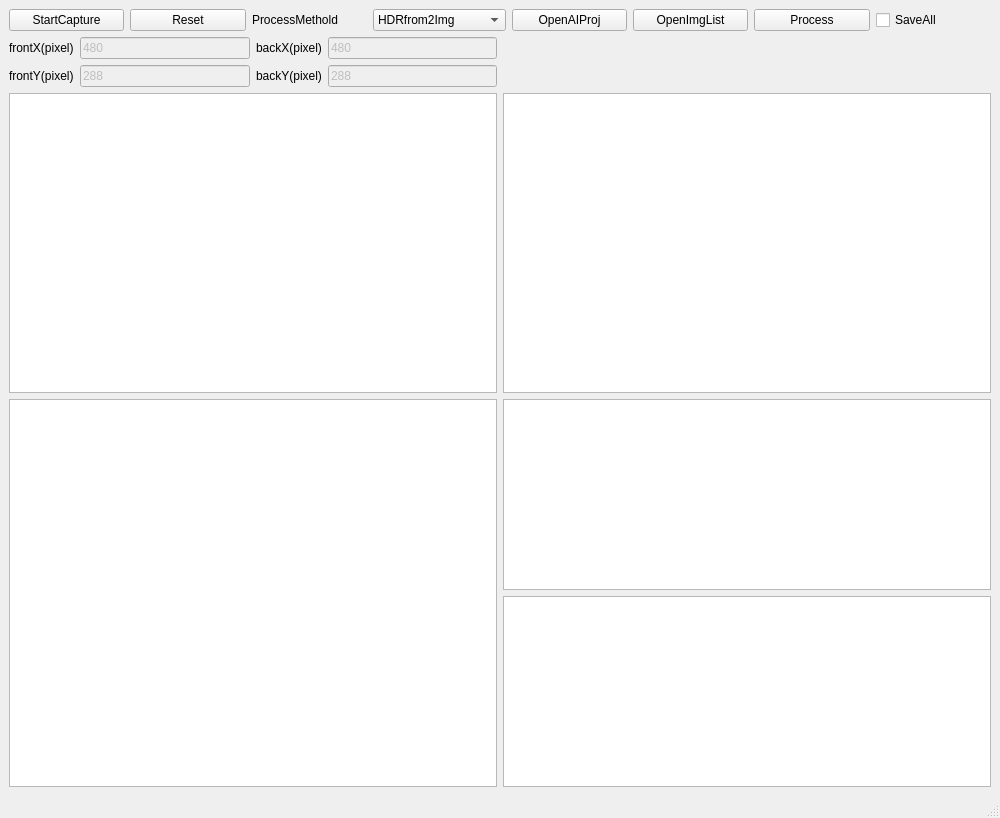
<?xml version="1.0" encoding="UTF-8"?>
<ui version="4.0">
 <class>MainWindow</class>
 <widget class="QMainWindow" name="MainWindow">
  <property name="geometry">
   <rect>
    <x>0</x>
    <y>0</y>
    <width>1000</width>
    <height>818</height>
   </rect>
  </property>
  <property name="font">
   <font>
    <family>Arial</family>
   </font>
  </property>
  <property name="windowTitle">
   <string>CV_Test</string>
  </property>
  <widget class="QWidget" name="centralwidget">
   <layout class="QGridLayout" name="gridLayout_3">
    <item row="0" column="0" colspan="2">
     <layout class="QHBoxLayout" name="horizontalLayout">
      <item>
       <widget class="QPushButton" name="buttonStartCapture">
        <property name="text">
         <string>StartCapture</string>
        </property>
        <property name="default">
         <bool>false</bool>
        </property>
       </widget>
      </item>
      <item>
       <widget class="QPushButton" name="buttonReset">
        <property name="text">
         <string>Reset</string>
        </property>
        <property name="default">
         <bool>false</bool>
        </property>
       </widget>
      </item>
      <item>
       <widget class="QLabel" name="label_5">
        <property name="sizePolicy">
         <sizepolicy hsizetype="Preferred" vsizetype="Fixed">
          <horstretch>0</horstretch>
          <verstretch>0</verstretch>
         </sizepolicy>
        </property>
        <property name="text">
         <string>ProcessMethold</string>
        </property>
       </widget>
      </item>
      <item>
       <widget class="QComboBox" name="condComboBox">
        <property name="minimumSize">
         <size>
          <width>125</width>
          <height>0</height>
         </size>
        </property>
        <item>
         <property name="text">
          <string>HDRfrom2Img</string>
         </property>
        </item>
        <item>
         <property name="text">
          <string>HDRfrom2ImgGPU</string>
         </property>
        </item>
        <item>
         <property name="text">
          <string>HDRfrom1img</string>
         </property>
        </item>
        <item>
         <property name="text">
          <string>HDRfrom1imgGPU</string>
         </property>
        </item>
        <item>
         <property name="text">
          <string>GeneralProcess</string>
         </property>
        </item>
        <item>
         <property name="text">
          <string>InferenceRKNN</string>
         </property>
        </item>
       </widget>
      </item>
      <item>
       <widget class="QPushButton" name="buttonOpenAIProject">
        <property name="text">
         <string>OpenAIProj</string>
        </property>
        <property name="default">
         <bool>false</bool>
        </property>
       </widget>
      </item>
      <item>
       <widget class="QPushButton" name="buttonOpenImgList">
        <property name="text">
         <string>OpenImgList</string>
        </property>
        <property name="default">
         <bool>false</bool>
        </property>
       </widget>
      </item>
      <item>
       <widget class="QPushButton" name="buttonProcess">
        <property name="enabled">
         <bool>true</bool>
        </property>
        <property name="text">
         <string>Process</string>
        </property>
       </widget>
      </item>
      <item>
       <widget class="QCheckBox" name="checkBoxSaving">
        <property name="text">
         <string>SaveAll</string>
        </property>
       </widget>
      </item>
     </layout>
    </item>
    <item row="1" column="0">
     <layout class="QGridLayout" name="gridLayout">
      <item row="0" column="3">
       <widget class="QLineEdit" name="lineEditX2">
        <property name="enabled">
         <bool>false</bool>
        </property>
        <property name="text">
         <string>480</string>
        </property>
       </widget>
      </item>
      <item row="1" column="0">
       <widget class="QLabel" name="label_2">
        <property name="text">
         <string>frontY(pixel)</string>
        </property>
       </widget>
      </item>
      <item row="0" column="0">
       <widget class="QLabel" name="label">
        <property name="text">
         <string>frontX(pixel)</string>
        </property>
       </widget>
      </item>
      <item row="1" column="1">
       <widget class="QLineEdit" name="lineEditY1">
        <property name="enabled">
         <bool>false</bool>
        </property>
        <property name="text">
         <string>288</string>
        </property>
       </widget>
      </item>
      <item row="0" column="2">
       <widget class="QLabel" name="label_3">
        <property name="text">
         <string>backX(pixel)</string>
        </property>
       </widget>
      </item>
      <item row="0" column="1">
       <widget class="QLineEdit" name="lineEditX1">
        <property name="enabled">
         <bool>false</bool>
        </property>
        <property name="text">
         <string>480</string>
        </property>
       </widget>
      </item>
      <item row="1" column="2">
       <widget class="QLabel" name="label_4">
        <property name="text">
         <string>backY(pixel)</string>
        </property>
       </widget>
      </item>
      <item row="1" column="3">
       <widget class="QLineEdit" name="lineEditY2">
        <property name="enabled">
         <bool>false</bool>
        </property>
        <property name="text">
         <string>288</string>
        </property>
       </widget>
      </item>
     </layout>
    </item>
    <item row="1" column="1">
     <spacer name="horizontalSpacer">
      <property name="orientation">
       <enum>Qt::Horizontal</enum>
      </property>
      <property name="sizeHint" stdset="0">
       <size>
        <width>403</width>
        <height>20</height>
       </size>
      </property>
     </spacer>
    </item>
    <item row="2" column="0" colspan="2">
     <layout class="QGridLayout" name="gridLayout_2">
      <item row="0" column="0">
       <widget class="PictureView" name="imagebox1">
        <property name="sizePolicy">
         <sizepolicy hsizetype="Expanding" vsizetype="Expanding">
          <horstretch>0</horstretch>
          <verstretch>0</verstretch>
         </sizepolicy>
        </property>
        <property name="minimumSize">
         <size>
          <width>400</width>
          <height>300</height>
         </size>
        </property>
        <property name="contextMenuPolicy">
         <enum>Qt::DefaultContextMenu</enum>
        </property>
        <property name="sizeAdjustPolicy">
         <enum>QAbstractScrollArea::AdjustToContents</enum>
        </property>
        <property name="dragMode">
         <enum>QGraphicsView::ScrollHandDrag</enum>
        </property>
        <property name="transformationAnchor">
         <enum>QGraphicsView::AnchorUnderMouse</enum>
        </property>
        <property name="resizeAnchor">
         <enum>QGraphicsView::AnchorUnderMouse</enum>
        </property>
        <property name="viewportUpdateMode">
         <enum>QGraphicsView::BoundingRectViewportUpdate</enum>
        </property>
        <property name="rubberBandSelectionMode">
         <enum>Qt::ContainsItemBoundingRect</enum>
        </property>
       </widget>
      </item>
      <item row="0" column="1">
       <widget class="PictureView" name="imagebox2">
        <property name="sizePolicy">
         <sizepolicy hsizetype="Expanding" vsizetype="Expanding">
          <horstretch>0</horstretch>
          <verstretch>0</verstretch>
         </sizepolicy>
        </property>
        <property name="minimumSize">
         <size>
          <width>400</width>
          <height>300</height>
         </size>
        </property>
        <property name="contextMenuPolicy">
         <enum>Qt::DefaultContextMenu</enum>
        </property>
        <property name="sizeAdjustPolicy">
         <enum>QAbstractScrollArea::AdjustToContents</enum>
        </property>
        <property name="dragMode">
         <enum>QGraphicsView::ScrollHandDrag</enum>
        </property>
        <property name="transformationAnchor">
         <enum>QGraphicsView::AnchorUnderMouse</enum>
        </property>
        <property name="resizeAnchor">
         <enum>QGraphicsView::AnchorUnderMouse</enum>
        </property>
        <property name="viewportUpdateMode">
         <enum>QGraphicsView::BoundingRectViewportUpdate</enum>
        </property>
        <property name="rubberBandSelectionMode">
         <enum>Qt::ContainsItemBoundingRect</enum>
        </property>
       </widget>
      </item>
      <item row="1" column="0">
       <widget class="PictureView" name="imagebox3">
        <property name="sizePolicy">
         <sizepolicy hsizetype="Expanding" vsizetype="Expanding">
          <horstretch>0</horstretch>
          <verstretch>0</verstretch>
         </sizepolicy>
        </property>
        <property name="minimumSize">
         <size>
          <width>400</width>
          <height>300</height>
         </size>
        </property>
        <property name="contextMenuPolicy">
         <enum>Qt::DefaultContextMenu</enum>
        </property>
        <property name="sizeAdjustPolicy">
         <enum>QAbstractScrollArea::AdjustToContents</enum>
        </property>
        <property name="dragMode">
         <enum>QGraphicsView::ScrollHandDrag</enum>
        </property>
        <property name="transformationAnchor">
         <enum>QGraphicsView::AnchorUnderMouse</enum>
        </property>
        <property name="resizeAnchor">
         <enum>QGraphicsView::AnchorUnderMouse</enum>
        </property>
        <property name="viewportUpdateMode">
         <enum>QGraphicsView::BoundingRectViewportUpdate</enum>
        </property>
        <property name="rubberBandSelectionMode">
         <enum>Qt::ContainsItemBoundingRect</enum>
        </property>
       </widget>
      </item>
      <item row="1" column="1">
       <layout class="QVBoxLayout" name="verticalLayout">
        <item>
         <widget class="QTextBrowser" name="textBrowser1">
          <property name="sizePolicy">
           <sizepolicy hsizetype="Expanding" vsizetype="Expanding">
            <horstretch>0</horstretch>
            <verstretch>0</verstretch>
           </sizepolicy>
          </property>
          <property name="minimumSize">
           <size>
            <width>400</width>
            <height>150</height>
           </size>
          </property>
         </widget>
        </item>
        <item>
         <widget class="QTextBrowser" name="textBrowser2">
          <property name="sizePolicy">
           <sizepolicy hsizetype="Expanding" vsizetype="Expanding">
            <horstretch>0</horstretch>
            <verstretch>0</verstretch>
           </sizepolicy>
          </property>
          <property name="minimumSize">
           <size>
            <width>400</width>
            <height>150</height>
           </size>
          </property>
         </widget>
        </item>
       </layout>
      </item>
     </layout>
    </item>
   </layout>
  </widget>
  <widget class="QStatusBar" name="statusbar"/>
  <widget class="QMenuBar" name="menubar">
   <property name="geometry">
    <rect>
     <x>0</x>
     <y>0</y>
     <width>1000</width>
     <height>23</height>
    </rect>
   </property>
  </widget>
 </widget>
 <customwidgets>
  <customwidget>
   <class>PictureView</class>
   <extends>QGraphicsView</extends>
   <header location="global">pictureview.h</header>
  </customwidget>
 </customwidgets>
 <resources/>
 <connections/>
</ui>
